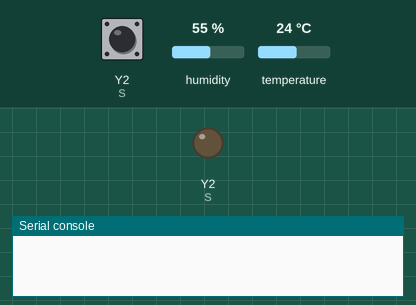
The program below on a simulated pyboard running MicroPython. Parts: output pins drawn as LEDs (lit = HIGH), the last lines printed to the serial console. The test bench sets the inputs (shaded band); at power-on: Y2 (S) LOW, humidity 55 %, temperature 24 °C. The interpreter's speed is modelled, so counts of loop turns are approximate; library files of the repository ran but are not shown: DHT11.py.

Above: at 0.1 s.
At 1.2 s:
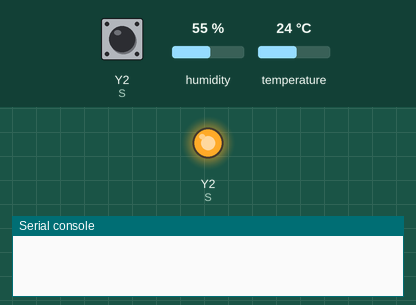
1.3 s: Y2 (S) pulsed HIGH 2 times (0.12 s each, 0.3 s apart)
At 4.4 s:
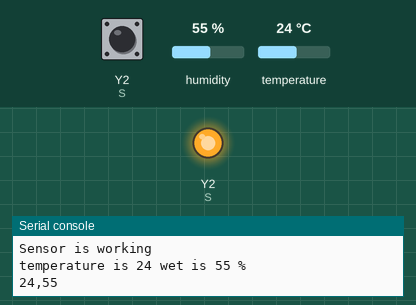
4.9 s: humidity set to 22 %
6.4 s: temperature set to 12 °C
7.9 s: humidity set to 40 %
Timing chart, 0 to 10.4 s (numbered marks = the images above; inputs shaded):
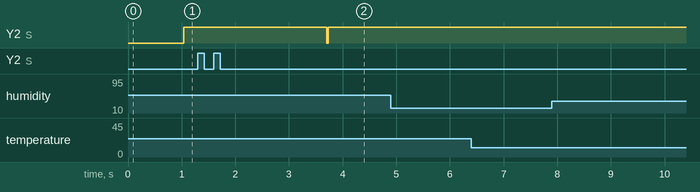

Measured:
- after the input at 1.3 s, Y2 (S): HIGH → LOW after 2.4 s, → HIGH 0.03 s later

The program:

main.py
```python
import pyb
from pyb import UART
from pyb import Pin
from DHT11 import DHT11

#***************获取温湿度*********************
while 1:
    S=DHT11('Y2')
    A=S.read_temps()
    print(A)
    pyb.delay(1000)
```
